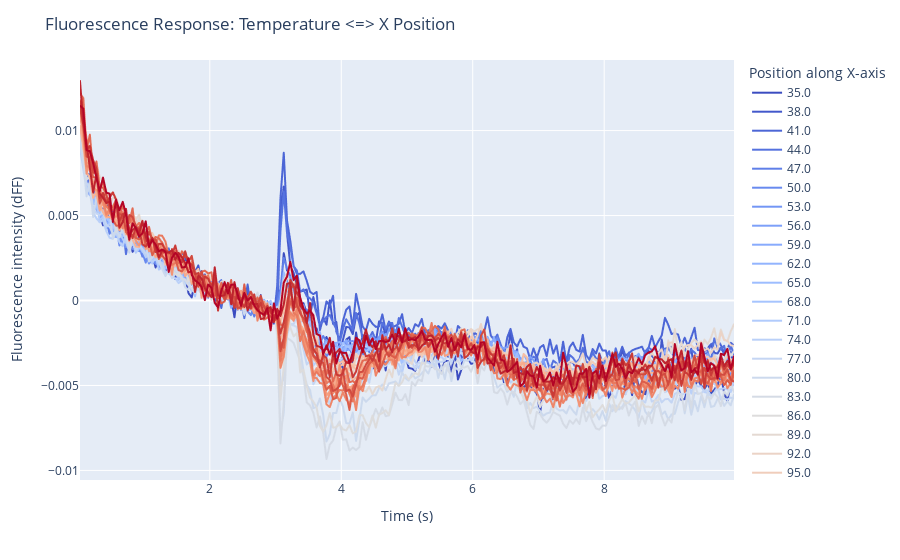

Write notebook code for a chart like this one.
### Code cell
# Display dFF response within all ROIs in one interactive plot

import plotly.express as px
import matplotlib.cm as cm
import matplotlib.colors as mcolors
import numpy as np

# Expand 't' and 'dFF' to extend the dataframe into a long table
df_mask_reset = df_mask.explode(['t', 'dFF']).reset_index(drop=True)

# Get unique position counts
num_positions = df_mask_reset['position'].nunique()

# Generate a cool-to-warm colormap
colors = cm.coolwarm(np.linspace(0, 1, num_positions))

# Convert to HEX format
hex_colors = [mcolors.rgb2hex(color) for color in colors]

# Create the Plotly line plot
fig = px.line(
    df_mask_reset,
    x='t', 
    y='dFF', 
    color='position', 
    labels={'t': 'Time (s)', 'dFF': 'Fluorescence intensity', 'position': 'Position'}, 
    color_discrete_sequence=hex_colors
)

# Update layout
fig.update_layout(
    title="Fluorescence Response: Temperature <=> X Position",
    xaxis_title="Time (s)",
    yaxis_title="Fluorescence intensity (dFF)",
    legend_title="Position along X-axis"
)

fig.show()

### Figure 1 — Plotly figure (JSON) as saved in the notebook; plotly's stock layout.template omitted (floating-point values rounded to 4 significant figures; data arrays with more than 128 entries replaced by an {"elided": "..."} marker saying what was removed)
{"data": [{"hovertemplate": "Position=35.0<br>Time (s)=%{x}<br>Fluorescence intensity=%{y}<extra></extra>", "legendgroup": "35.0", "line": {"color": "#3b4cc0", "dash": "solid"}, "marker": {"symbol": "circle"}, "mode": "lines", "name": "35.0", "showlegend": true, "type": "scattergl", "x": {"elided": "200 float values"}, "xaxis": "x", "y": {"elided": "200 float values"}, "yaxis": "y"}, {"hovertemplate": "Position=38.0<br>Time (s)=%{x}<br>Fluorescence intensity=%{y}<extra></extra>", "legendgroup": "38.0", "line": {"color": "#4358cb", "dash": "solid"}, "marker": {"symbol": "circle"}, "mode": "lines", "name": "38.0", "showlegend": true, "type": "scattergl", "x": {"elided": "200 float values"}, "xaxis": "x", "y": {"elided": "200 float values"}, "yaxis": "y"}, {"hovertemplate": "Position=41.0<br>Time (s)=%{x}<br>Fluorescence intensity=%{y}<extra></extra>", "legendgroup": "41.0", "line": {"color": "#4c66d6", "dash": "solid"}, "marker": {"symbol": "circle"}, "mode": "lines", "name": "41.0", "showlegend": true, "type": "scattergl", "x": {"elided": "200 float values"}, "xaxis": "x", "y": {"elided": "200 float values"}, "yaxis": "y"}, {"hovertemplate": "Position=44.0<br>Time (s)=%{x}<br>Fluorescence intensity=%{y}<extra></extra>", "legendgroup": "44.0", "line": {"color": "#5572df", "dash": "solid"}, "marker": {"symbol": "circle"}, "mode": "lines", "name": "44.0", "showlegend": true, "type": "scattergl", "x": {"elided": "200 float values"}, "xaxis": "x", "y": {"elided": "200 float values"}, "yaxis": "y"}, {"hovertemplate": "Position=47.0<br>Time (s)=%{x}<br>Fluorescence intensity=%{y}<extra></extra>", "legendgroup": "47.0", "line": {"color": "#5f7fe8", "dash": "solid"}, "marker": {"symbol": "circle"}, "mode": "lines", "name": "47.0", "showlegend": true, "type": "scattergl", "x": {"elided": "200 float values"}, "xaxis": "x", "y": {"elided": "200 float values"}, "yaxis": "y"}, {"hovertemplate": "Position=50.0<br>Time (s)=%{x}<br>Fluorescence intensity=%{y}<extra></extra>", "legendgroup": "50.0", "line": {"color": "#688aef", "dash": "solid"}, "marker": {"symbol": "circle"}, "mode": "lines", "name": "50.0", "showlegend": true, "type": "scattergl", "x": {"elided": "200 float values"}, "xaxis": "x", "y": {"elided": "200 float values"}, "yaxis": "y"}, {"hovertemplate": "Position=53.0<br>Time (s)=%{x}<br>Fluorescence intensity=%{y}<extra></extra>", "legendgroup": "53.0", "line": {"color": "#7396f5", "dash": "solid"}, "marker": {"symbol": "circle"}, "mode": "lines", "name": "53.0", "showlegend": true, "type": "scattergl", "x": {"elided": "200 float values"}, "xaxis": "x", "y": {"elided": "200 float values"}, "yaxis": "y"}, {"hovertemplate": "Position=56.0<br>Time (s)=%{x}<br>Fluorescence intensity=%{y}<extra></extra>", "legendgroup": "56.0", "line": {"color": "#7da0f9", "dash": "solid"}, "marker": {"symbol": "circle"}, "mode": "lines", "name": "56.0", "showlegend": true, "type": "scattergl", "x": {"elided": "200 float values"}, "xaxis": "x", "y": {"elided": "200 float values"}, "yaxis": "y"}, {"hovertemplate": "Position=59.0<br>Time (s)=%{x}<br>Fluorescence intensity=%{y}<extra></extra>", "legendgroup": "59.0", "line": {"color": "#88abfd", "dash": "solid"}, "marker": {"symbol": "circle"}, "mode": "lines", "name": "59.0", "showlegend": true, "type": "scattergl", "x": {"elided": "200 float values"}, "xaxis": "x", "y": {"elided": "200 float values"}, "yaxis": "y"}, {"hovertemplate": "Position=62.0<br>Time (s)=%{x}<br>Fluorescence intensity=%{y}<extra></extra>", "legendgroup": "62.0", "line": {"color": "#92b4fe", "dash": "solid"}, "marker": {"symbol": "circle"}, "mode": "lines", "name": "62.0", "showlegend": true, "type": "scattergl", "x": {"elided": "200 float values"}, "xaxis": "x", "y": {"elided": "200 float values"}, "yaxis": "y"}, {"hovertemplate": "Position=65.0<br>Time (s)=%{x}<br>Fluorescence intensity=%{y}<extra></extra>", "legendgroup": "65.0", "line": {"color": "#9dbdff", "dash": "solid"}, "marker": {"symbol": "circle"}, "mode": "lines", "name": "65.0", "showlegend": true, "type": "scattergl", "x": {"elided": "200 float values"}, "xaxis": "x", "y": {"elided": "200 float values"}, "yaxis": "y"}, {"hovertemplate": "Position=68.0<br>Time (s)=%{x}<br>Fluorescence intensity=%{y}<extra></extra>", "legendgroup": "68.0", "line": {"color": "#a6c4fe", "dash": "solid"}, "marker": {"symbol": "circle"}, "mode": "lines", "name": "68.0", "showlegend": true, "type": "scattergl", "x": {"elided": "200 float values"}, "xaxis": "x", "y": {"elided": "200 float values"}, "yaxis": "y"}, {"hovertemplate": "Position=71.0<br>Time (s)=%{x}<br>Fluorescence intensity=%{y}<extra></extra>", "legendgroup": "71.0", "line": {"color": "#b1cbfc", "dash": "solid"}, "marker": {"symbol": "circle"}, "mode": "lines", "name": "71.0", "showlegend": true, "type": "scattergl", "x": {"elided": "200 float values"}, "xaxis": "x", "y": {"elided": "200 float values"}, "yaxis": "y"}, {"hovertemplate": "Position=74.0<br>Time (s)=%{x}<br>Fluorescence intensity=%{y}<extra></extra>", "legendgroup": "74.0", "line": {"color": "#bad0f8", "dash": "solid"}, "marker": {"symbol": "circle"}, "mode": "lines", "name": "74.0", "showlegend": true, "type": "scattergl", "x": {"elided": "200 float values"}, "xaxis": "x", "y": {"elided": "200 float values"}, "yaxis": "y"}, {"hovertemplate": "Position=77.0<br>Time (s)=%{x}<br>Fluorescence intensity=%{y}<extra></extra>", "legendgroup": "77.0", "line": {"color": "#c4d5f3", "dash": "solid"}, "marker": {"symbol": "circle"}, "mode": "lines", "name": "77.0", "showlegend": true, "type": "scattergl", "x": {"elided": "200 float values"}, "xaxis": "x", "y": {"elided": "200 float values"}, "yaxis": "y"}, {"hovertemplate": "Position=80.0<br>Time (s)=%{x}<br>Fluorescence intensity=%{y}<extra></extra>", "legendgroup": "80.0", "line": {"color": "#ccd9ed", "dash": "solid"}, "marker": {"symbol": "circle"}, "mode": "lines", "name": "80.0", "showlegend": true, "type": "scattergl", "x": {"elided": "200 float values"}, "xaxis": "x", "y": {"elided": "200 float values"}, "yaxis": "y"}, {"hovertemplate": "Position=83.0<br>Time (s)=%{x}<br>Fluorescence intensity=%{y}<extra></extra>", "legendgroup": "83.0", "line": {"color": "#d5dbe5", "dash": "solid"}, "marker": {"symbol": "circle"}, "mode": "lines", "name": "83.0", "showlegend": true, "type": "scattergl", "x": {"elided": "200 float values"}, "xaxis": "x", "y": {"elided": "200 float values"}, "yaxis": "y"}, {"hovertemplate": "Position=86.0<br>Time (s)=%{x}<br>Fluorescence intensity=%{y}<extra></extra>", "legendgroup": "86.0", "line": {"color": "#dddcdc", "dash": "solid"}, "marker": {"symbol": "circle"}, "mode": "lines", "name": "86.0", "showlegend": true, "type": "scattergl", "x": {"elided": "200 float values"}, "xaxis": "x", "y": {"elided": "200 float values"}, "yaxis": "y"}, {"hovertemplate": "Position=89.0<br>Time (s)=%{x}<br>Fluorescence intensity=%{y}<extra></extra>", "legendgroup": "89.0", "line": {"color": "#e4d9d2", "dash": "solid"}, "marker": {"symbol": "circle"}, "mode": "lines", "name": "89.0", "showlegend": true, "type": "scattergl", "x": {"elided": "200 float values"}, "xaxis": "x", "y": {"elided": "200 float values"}, "yaxis": "y"}, {"hovertemplate": "Position=92.0<br>Time (s)=%{x}<br>Fluorescence intensity=%{y}<extra></extra>", "legendgroup": "92.0", "line": {"color": "#ebd3c6", "dash": "solid"}, "marker": {"symbol": "circle"}, "mode": "lines", "name": "92.0", "showlegend": true, "type": "scattergl", "x": {"elided": "200 float values"}, "xaxis": "x", "y": {"elided": "200 float values"}, "yaxis": "y"}, {"hovertemplate": "Position=95.0<br>Time (s)=%{x}<br>Fluorescence intensity=%{y}<extra></extra>", "legendgroup": "95.0", "line": {"color": "#f0cdbb", "dash": "solid"}, "marker": {"symbol": "circle"}, "mode": "lines", "name": "95.0", "showlegend": true, "type": "scattergl", "x": {"elided": "200 float values"}, "xaxis": "x", "y": {"elided": "200 float values"}, "yaxis": "y"}, {"hovertemplate": "Position=98.0<br>Time (s)=%{x}<br>Fluorescence intensity=%{y}<extra></extra>", "legendgroup": "98.0", "line": {"color": "#f4c6af", "dash": "solid"}, "marker": {"symbol": "circle"}, "mode": "lines", "name": "98.0", "showlegend": true, "type": "scattergl", "x": {"elided": "200 float values"}, "xaxis": "x", "y": {"elided": "200 float values"}, "yaxis": "y"}, {"hovertemplate": "Position=101.0<br>Time (s)=%{x}<br>Fluorescence intensity=%{y}<extra></extra>", "legendgroup": "101.0", "line": {"color": "#f6bea4", "dash": "solid"}, "marker": {"symbol": "circle"}, "mode": "lines", "name": "101.0", "showlegend": true, "type": "scattergl", "x": {"elided": "200 float values"}, "xaxis": "x", "y": {"elided": "200 float values"}, "yaxis": "y"}, {"hovertemplate": "Position=104.0<br>Time (s)=%{x}<br>Fluorescence intensity=%{y}<extra></extra>", "legendgroup": "104.0", "line": {"color": "#f7b497", "dash": "solid"}, "marker": {"symbol": "circle"}, "mode": "lines", "name": "104.0", "showlegend": true, "type": "scattergl", "x": {"elided": "200 float values"}, "xaxis": "x", "y": {"elided": "200 float values"}, "yaxis": "y"}, {"hovertemplate": "Position=107.0<br>Time (s)=%{x}<br>Fluorescence intensity=%{y}<extra></extra>", "legendgroup": "107.0", "line": {"color": "#f7aa8c", "dash": "solid"}, "marker": {"symbol": "circle"}, "mode": "lines", "name": "107.0", "showlegend": true, "type": "scattergl", "x": {"elided": "200 float values"}, "xaxis": "x", "y": {"elided": "200 float values"}, "yaxis": "y"}, {"hovertemplate": "Position=110.0<br>Time (s)=%{x}<br>Fluorescence intensity=%{y}<extra></extra>", "legendgroup": "110.0", "line": {"color": "#f59f80", "dash": "solid"}, "marker": {"symbol": "circle"}, "mode": "lines", "name": "110.0", "showlegend": true, "type": "scattergl", "x": {"elided": "200 float values"}, "xaxis": "x", "y": {"elided": "200 float values"}, "yaxis": "y"}, {"hovertemplate": "Position=113.0<br>Time (s)=%{x}<br>Fluorescence intensity=%{y}<extra></extra>", "legendgroup": "113.0", "line": {"color": "#f39475", "dash": "solid"}, "marker": {"symbol": "circle"}, "mode": "lines", "name": "113.0", "showlegend": true, "type": "scattergl", "x": {"elided": "200 float values"}, "xaxis": "x", "y": {"elided": "200 float values"}, "yaxis": "y"}, {"hovertemplate": "Position=116.0<br>Time (s)=%{x}<br>Fluorescence intensity=%{y}<extra></extra>", "legendgroup": "116.0", "line": {"color": "#ee8669", "dash": "solid"}, "marker": {"symbol": "circle"}, "mode": "lines", "name": "116.0", "showlegend": true, "type": "scattergl", "x": {"elided": "200 float values"}, "xaxis": "x", "y": {"elided": "200 float values"}, "yaxis": "y"}, {"hovertemplate": "Position=119.0<br>Time (s)=%{x}<br>Fluorescence intensity=%{y}<extra></extra>", "legendgroup": "119.0", "line": {"color": "#e97a5f", "dash": "solid"}, "marker": {"symbol": "circle"}, "mode": "lines", "name": "119.0", "showlegend": true, "type": "scattergl", "x": {"elided": "200 float values"}, "xaxis": "x", "y": {"elided": "200 float values"}, "yaxis": "y"}, {"hovertemplate": "Position=122.0<br>Time (s)=%{x}<br>Fluorescence intensity=%{y}<extra></extra>", "legendgroup": "122.0", "line": {"color": "#e36b54", "dash": "solid"}, "marker": {"symbol": "circle"}, "mode": "lines", "name": "122.0", "showlegend": true, "type": "scattergl", "x": {"elided": "200 float values"}, "xaxis": "x", "y": {"elided": "200 float values"}, "yaxis": "y"}, {"hovertemplate": "Position=125.0<br>Time (s)=%{x}<br>Fluorescence intensity=%{y}<extra></extra>", "legendgroup": "125.0", "line": {"color": "#dc5d4a", "dash": "solid"}, "marker": {"symbol": "circle"}, "mode": "lines", "name": "125.0", "showlegend": true, "type": "scattergl", "x": {"elided": "200 float values"}, "xaxis": "x", "y": {"elided": "200 float values"}, "yaxis": "y"}, {"hovertemplate": "Position=128.0<br>Time (s)=%{x}<br>Fluorescence intensity=%{y}<extra></extra>", "legendgroup": "128.0", "line": {"color": "#d24b40", "dash": "solid"}, "marker": {"symbol": "circle"}, "mode": "lines", "name": "128.0", "showlegend": true, "type": "scattergl", "x": {"elided": "200 float values"}, "xaxis": "x", "y": {"elided": "200 float values"}, "yaxis": "y"}, {"hovertemplate": "Position=131.0<br>Time (s)=%{x}<br>Fluorescence intensity=%{y}<extra></extra>", "legendgroup": "131.0", "line": {"color": "#ca3b37", "dash": "solid"}, "marker": {"symbol": "circle"}, "mode": "lines", "name": "131.0", "showlegend": true, "type": "scattergl", "x": {"elided": "200 float values"}, "xaxis": "x", "y": {"elided": "200 float values"}, "yaxis": "y"}, {"hovertemplate": "Position=134.0<br>Time (s)=%{x}<br>Fluorescence intensity=%{y}<extra></extra>", "legendgroup": "134.0", "line": {"color": "#be242e", "dash": "solid"}, "marker": {"symbol": "circle"}, "mode": "lines", "name": "134.0", "showlegend": true, "type": "scattergl", "x": {"elided": "200 float values"}, "xaxis": "x", "y": {"elided": "200 float values"}, "yaxis": "y"}, {"hovertemplate": "Position=137.0<br>Time (s)=%{x}<br>Fluorescence intensity=%{y}<extra></extra>", "legendgroup": "137.0", "line": {"color": "#b40426", "dash": "solid"}, "marker": {"symbol": "circle"}, "mode": "lines", "name": "137.0", "showlegend": true, "type": "scattergl", "x": {"elided": "200 float values"}, "xaxis": "x", "y": {"elided": "200 float values"}, "yaxis": "y"}], "layout": {"legend": {"title": {"text": "Position along X-axis"}, "tracegroupgap": 0}, "margin": {"t": 60}, "title": {"text": "Fluorescence Response: Temperature <=> X Position"}, "xaxis": {"anchor": "y", "domain": [0, 1], "title": {"text": "Time (s)"}}, "yaxis": {"anchor": "x", "domain": [0, 1], "title": {"text": "Fluorescence intensity (dFF)"}}}}
